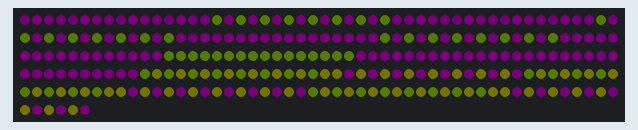
A program run on a simulated Raspberry Pi (BCM pin numbers). Parts: 256 RGB LEDs in strip order, left to right, continuing on the next row. Dim RGB values are drawn brighter than linear; random numbers come from a fixed seed; what the program prints to the terminal is not drawn. At 11.1 s the program stops and its outputs stay as they are.

Above: at 0.8 s.
At 2.2 s:
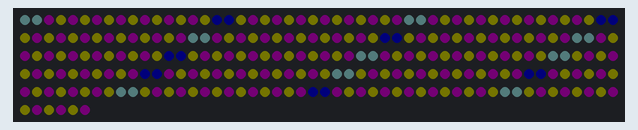
At 3.6 s:
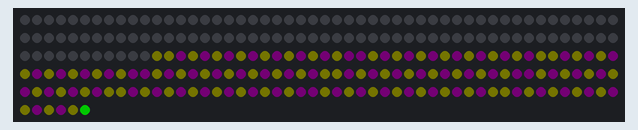
At 6.12 s:
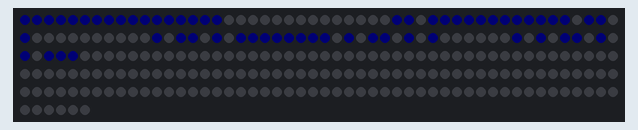
At 8.5 s:
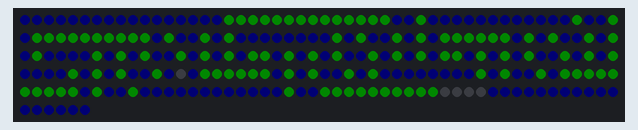
At 11.2 s:
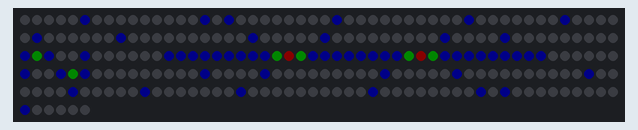

Measured:
- what the display in image 1 shows lasts 0.7 s, from 2.1 s to 2.8 s

The program:

LED_Matrix_Python_Raspberry_PI.py
```python
from RPi import GPIO
import time
#import neopixel
from rpi_ws281x import *
import random
import argparse
# LED strip configuration:

#pip3 install --force-reinstall adafruit-blinka
#sudo pip3 install rpi_ws281x
LED_COUNT      = 256      # Number of LED pixels.
LED_PIN        = 12      # GPIO pin connected to the pixels (18 uses PWM!).
#LED_PIN        = 10      # GPIO pin connected to the pixels (10 uses SPI /dev/$
LED_FREQ_HZ    = 800000  # LED signal frequency in hertz (usually 800khz)
LED_DMA        = 10      # DMA channel to use for generating signal (try 10)
LED_BRIGHTNESS = 100     # Set to 0 for darkest and 255 for brightest
LED_INVERT     = False   # True to invert the signal (when using NPN transistor$
LED_CHANNEL    = 0       # set to '1' for GPIOs 13, 19, 41, 45 or 53
strip = Adafruit_NeoPixel(LED_COUNT, LED_PIN, LED_FREQ_HZ, LED_DMA, LED_INVERT, LED_BRIGHTNESS, LED_CHANNEL)
randV1=0
randV2=0
randV3=0
randH1=0
randH2=0
randH3=0


lineH0=[0,31,32,63,64,95,96,127,128,159,160,191,192,223,224,255]
lineH1=[1,30,33,62,65,94,97,126,129,158,161,190,193,222,225,254]
lineH2=[2,29,34,61,66,93,98,125,130,157,162,189,194,221,226,253]
lineH3=[3,28,35,60,67,92,99,124,131,156,163,188,195,220,227,252]
lineH4=[4,27,36,59,68,91,100,123,132,155,164,187,196,219,228,251]
lineH5=[5,26,37,58,69,90,101,122,133,154,165,186,197,218,229,250]
lineH6=[6,25,38,57,70,89,102,121,134,153,166,185,198,217,230,249]
lineH7=[7,24,39,56,71,88,103,120,135,152,167,184,199,216,231,248]
lineH8=[8,23,40,55,72,87,104,119,136,151,168,183,200,215,232,247]
lineH9=[9,22,41,54,73,86,105,118,137,150,169,182,201,214,233,246]
lineH10=[10,21,42,53,74,85,106,117,138,149,170,181,202,213,234,245]
lineH11=[11,20,43,52,75,84,107,116,139,148,171,180,203,212,235,244]
lineH12=[12,19,44,51,76,83,108,115,140,147,172,179,204,211,236,243]
lineH13=[13,18,45,50,77,82,109,114,141,146,173,178,205,210,237,242]
lineH14=[14,17,46,49,78,81,110,113,142,145,174,177,206,209,238,241]
lineH15=[15,16,47,48,79,80,111,112,143,144,175,176,207,208,239,240]


lineV0=[0,1,2,3,4,5,6,7,8,9,10,11,12,13,14,15]
lineV1=[31,30,29,28,27,26,25,24,23,22,21,20,19,18,17,16]
lineV2=[32,33,34,35,36,37,38,39,40,41,42,43,44,45,46,47]
lineV3=[63,62,61,60,59,58,57,56,55,54,53,52,51,50,49,48]
lineV4=[64,65,66,67,68,69,70,71,72,73,74,75,76,77,78,79]
lineV5=[95,94,93,92,91,90,89,88,87,86,85,84,83,82,81,80]
lineV6=[96,97,98,99,100,101,102,103,104,105,106,107,108,109,110,111]
lineV7=[127,126,125,124,123,122,121,120,119,118,117,116,115,114,113,112]
lineV8=[128,129,130,131,132,133,134,135,136,137,138,139,140,141,142,143]
lineV9=[159,158,157,156,155,154,153,152,151,150,149,148,147,146,145,144]
lineV10=[160,161,162,163,164,165,166,167,168,169,170,171,172,173,174,175]
lineV11=[191,190,189,188,187,186,185,184,183,182,181,180,179,178,177,176]
lineV12=[192,193,194,195,196,197,198,199,200,201,202,203,204,205,206,207]
lineV13=[223,222,221,220,219,218,217,216,215,214,213,212,211,210,209,208]
lineV14=[224,225,226,227,228,229,230,231,232,233,234,235,236,237,238,239]
lineV15=[255,254,253,252,251,250,249,248,247,246,245,244,243,242,241,240]


addLetters=[1,2,3,4,5,6,7,8,31,27,32,36,63,59,65,66,67,68,69,70,71,72,98,99,100,101,102,103,104,105,106,125,117,130,138,156,155,154,153,152,151,150,187,186,185,184,183,182,181,180,179,196,204,219,211,229,230,231,232,233,234,235]
addLetters2=[1,2,3,4,5,6,7,8,31,27,32,36,63,59,65,66,67,68,69,70,71,72,98,99,100,101,102,103,104,105,106,125,117,130,138,156,150,164,165,166,167,168,187,186,185,184,183,182,181,180,170,196,204,219,211,229,235,249,248,247,246,245]
addLetters3=[2,3,4,5,6,7,8,30,27,32,36,59,63,65,68,93,92,91,90,89,88,87,98,99,100,101,102,103,104,105,106,125,117,130,138,156,150,164,165,166,167,168,187,186,185,184,183,182,181,180,196,204,219,211,229,235,249,248,247,246,245]

boxInBox1=[0,1,2,3,4,5,6,7,8,9,10,11,12,13,14,15,31,16,32,34,35,36,37,38,39,40,41,42,43,44,45,47,63,61,50,48,64,66,68,69,70,71,72,73,74,75,77,79,95,93,91,84,82,80,96,98,100,102,103,104,105,107,109,111,127,125,123,121,118,116,114,112,128,130,132,134,137,139,141,143,159,157,155,153,152,151,152,150,148,146,144,160,162,164,171,173,175,191,189,187,186,185,184,183,182,181,180,178,176,192,194,205,207,223,221,220,219,218,217,216,215,214,213,212,211,210,208,224,239,255,254,253,252,251,250,249,248,247,246,245,244,243,242,241,240]
boxInBox2=[30,29,28,27,26,25,24,23,22,21,20,19,18,17,33,46,62,60,59,58,57,56,55,54,53,52,51,49,65,67,76,78,94,92,90,89,88,87,86,85,83,81,97,99,101,106,108,110,126,124,120,119,122,117,115,113,129,131,133,135,136,138,140,142,158,156,154,149,147,145,161,165,166,167,168,169,170,172,174,190,188,179,177,193,195,196,197,198,199,200,201,202,203,204,206,222,209,225,226,227,228,229,230,231,232,233,234,235,236,237,238]
#odd1=[127,128,126,129,125,130,124,131,100,155,5,26,37,58,69,90,165,186,197,218,229,250,102,153,120,135,119,136,105,150,85,75,51,45,17,15,150,170,180,204,210,238,240]
odd1=[127,128,126,129,125,130,124,131,100,155,5,26,37,58,69,90,165,186,197,218,229,250,102,153,120,135,119,136,105,150,85,75,51,45,17,15,150,170,180,204,210,238,240,118,137,117,138,116,139,115,140,114,141,113,142,112,143]
odd1x=[123,132,101,154,121,134]
odd1x1=[122,133]


slowTime=.15
strip.begin()

for zod in range(0,10):
    randV1=random.randint(0,10)
    randV2=random.randint(0,10)
    randV3=random.randint(0,10)
    randH1=random.randint(0,10)
    randH2=random.randint(0,10)
    randH3=random.randint(0,10)
    for z in range (0,16):
            print(lineV4[z])
            strip.setPixelColorRGB(lineV15[15-z],randV1,randV2,randV3)
            strip.setPixelColorRGB(lineV14[z],randH1,randH2,randH3)
            strip.setPixelColorRGB(lineV13[15-z],randV1,randV2,randV3)
            strip.setPixelColorRGB(lineV12[z],randH1,randH2,randH3)
            strip.setPixelColorRGB(lineV11[15-z],randV1,randV2,randV3)
            strip.setPixelColorRGB(lineV10[z],randH1,randH2,randH3)
            strip.setPixelColorRGB(lineV9[15-z],randV1,randV2,randV3)
            strip.setPixelColorRGB(lineV8[z],randV1,randV2,randV3)
            strip.setPixelColorRGB(lineV7[15-z],randH1,randH2,randH3)
            strip.setPixelColorRGB(lineV6[z],randV1,randV2,randV3)
            strip.setPixelColorRGB(lineV5[15-z],randH1,randH2,randH3)
            strip.setPixelColorRGB(lineV4[z],randV1,randV2,randV3)
            strip.setPixelColorRGB(lineV3[15-z],randH1,randH2,randH3)
            strip.setPixelColorRGB(lineV2[z],randV1,randV2,randV3)
            strip.setPixelColorRGB(lineV1[15-z],randH1,randH2,randH3)
            strip.setPixelColorRGB(lineV0[z],randV1,randV2,randV3)
            strip.show()
            #time.sleep(.12)

    for z in range (0,16):
            print(lineV4[z])
            strip.setPixelColorRGB(lineH15[15-z],5,5,0)
            strip.setPixelColorRGB(lineH14[z],5,0,5)
            strip.setPixelColorRGB(lineH13[15-z],5,5,0)
            strip.setPixelColorRGB(lineH12[z],5,0,5)
            strip.setPixelColorRGB(lineH11[15-z],5,5,0)
            strip.setPixelColorRGB(lineH10[z],5,0,5)
            strip.setPixelColorRGB(lineH9[15-z],5,5,0)
            strip.setPixelColorRGB(lineH8[z],5,0,5)
            strip.setPixelColorRGB(lineH7[15-z],5,5,0)
            strip.setPixelColorRGB(lineH6[z],5,0,5)
            strip.setPixelColorRGB(lineH5[15-z],5,5,0)
            strip.setPixelColorRGB(lineH4[z],5,0,5)
            strip.setPixelColorRGB(lineH3[15-z],5,5,0)
            strip.setPixelColorRGB(lineH2[z],5,0,5)
            strip.setPixelColorRGB(lineH1[15-z],5,5,0)
            strip.setPixelColorRGB(lineH0[z],5,0,5)
            strip.show()
            #time.sleep(.012)
strip.setPixelColorRGB(0,255,0,0)
strip.setPixelColorRGB(255,0,255,0)
strip.show()


for zz in range (0,256):
    strip.setPixelColorRGB(zz,0,0,0)
    strip.show()


for loop1 in range (0,1):
    randC1=random.randint(0,5)
    randC2=random.randint(0,5)
    randC3=random.randint(0,5)


    for add1 in range(len(addLetters)):
        strip.setPixelColorRGB(addLetters[add1],randC3,randC2,randC1)
    strip.show()
    time.sleep(slowTime)
    for zz in range (0,256):
        strip.setPixelColorRGB(zz,0,0,0)
    #time.sleep(.005)
    strip.show()
    for add1 in range(len(addLetters2)):
        strip.setPixelColorRGB(addLetters2[add1],randC2,randC1,randC3)
    strip.show()
    time.sleep(slowTime)
    for zz in range (0,256):
        strip.setPixelColorRGB(zz,0,0,0)
    strip.show()
    #time.sleep(.005)
    for add1 in range(len(addLetters3)):
        strip.setPixelColorRGB(addLetters3[add1],randC1,randC2,randC3)
    strip.show()
    time.sleep(slowTime)
    for zz in range (0,256):
        strip.setPixelColorRGB(zz,0,0,0)
    strip.show()
    #time.sleep(.75)


#Square
for zz in range (0,len(boxInBox1)):
    strip.setPixelColorRGB(boxInBox1[zz],0,0,5)
    strip.show()
    time.sleep(.005)

for zz1 in range(len(boxInBox2)):
    strip.setPixelColorRGB(boxInBox2[zz1],0,25,0)
    strip.show()
    time.sleep(.005)

for zz in range (0,256):
    strip.setPixelColorRGB(zz,0,0,0)
    strip.show()
    #time.sleep(.25)
print(boxInBox2)

#Logo
for zz in range (0,len(odd1)):
    strip.setPixelColorRGB(odd1[zz],0,0,25)
    strip.show()
for zz in range (0,len(odd1x)):
    strip.setPixelColorRGB(odd1x[zz],0,25,0)
    strip.show()
for zz in range (0,len(odd1x1)):
    strip.setPixelColorRGB(odd1x1[zz],25,0,0)
    strip.show()
```
